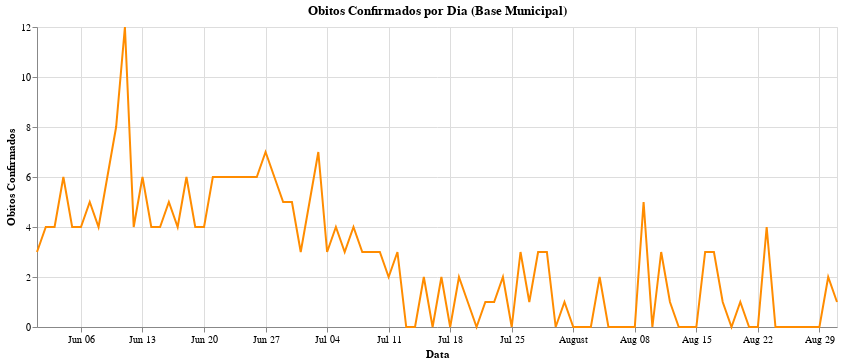

Notebook source saved alongside this figure:
### Code cell
graph_dm_obitosPorDia = alt.Chart(dm_obitosPorDia).mark_line().encode(
    alt.X('data:T', title='Data'),
    alt.Y('obitos_confirmados:Q', title='Obitos Confirmados'),
    color=alt.value('darkorange')
).properties(
    width=800,
    title='Obitos Confirmados por Dia (Base Municipal)'
)

graph_dm_obitosPorDia

### Figure 1 — Vega-Lite specification as saved in the notebook (floating-point values rounded to 4 significant figures)
{"config": {"view": {"continuousWidth": 400, "continuousHeight": 300}}, "data": {"name": "data-86e69fd79068368654854438faa44432"}, "mark": "line", "encoding": {"color": {"value": "darkorange"}, "x": {"type": "temporal", "field": "data", "title": "Data"}, "y": {"type": "quantitative", "field": "obitos_confirmados", "title": "Obitos Confirmados"}}, "title": "Obitos Confirmados por Dia (Base Municipal)", "width": 800, "$schema": "https://vega.github.io/schema/vega-lite/v4.8.1.json", "datasets": {"data-86e69fd79068368654854438faa44432": [{"data": "2021-06-01", "obitos_confirmados": 3, "media_movel": null}, {"data": "2021-06-02", "obitos_confirmados": 4, "media_movel": null}, {"data": "2021-06-03", "obitos_confirmados": 4, "media_movel": null}, {"data": "2021-06-04", "obitos_confirmados": 6, "media_movel": null}, {"data": "2021-06-05", "obitos_confirmados": 4, "media_movel": null}, {"data": "2021-06-06", "obitos_confirmados": 4, "media_movel": null}, {"data": "2021-06-07", "obitos_confirmados": 5, "media_movel": 4.286}, {"data": "2021-06-08", "obitos_confirmados": 4, "media_movel": 4.429}, {"data": "2021-06-09", "obitos_confirmados": 6, "media_movel": 4.714}, {"data": "2021-06-10", "obitos_confirmados": 8, "media_movel": 5.286}, {"data": "2021-06-11", "obitos_confirmados": 12, "media_movel": 6.143}, {"data": "2021-06-12", "obitos_confirmados": 4, "media_movel": 6.143}, {"data": "2021-06-13", "obitos_confirmados": 6, "media_movel": 6.429}, {"data": "2021-06-14", "obitos_confirmados": 4, "media_movel": 6.286}, {"data": "2021-06-15", "obitos_confirmados": 4, "media_movel": 6.286}, {"data": "2021-06-16", "obitos_confirmados": 5, "media_movel": 6.143}, {"data": "2021-06-17", "obitos_confirmados": 4, "media_movel": 5.571}, {"data": "2021-06-18", "obitos_confirmados": 6, "media_movel": 4.714}, {"data": "2021-06-19", "obitos_confirmados": 4, "media_movel": 4.714}, {"data": "2021-06-20", "obitos_confirmados": 4, "media_movel": 4.429}, {"data": "2021-06-21", "obitos_confirmados": 6, "media_movel": 4.714}, {"data": "2021-06-22", "obitos_confirmados": 6, "media_movel": 5.0}, {"data": "2021-06-23", "obitos_confirmados": 6, "media_movel": 5.143}, {"data": "2021-06-24", "obitos_confirmados": 6, "media_movel": 5.429}, {"data": "2021-06-25", "obitos_confirmados": 6, "media_movel": 5.429}, {"data": "2021-06-26", "obitos_confirmados": 6, "media_movel": 5.714}, {"data": "2021-06-27", "obitos_confirmados": 7, "media_movel": 6.143}, {"data": "2021-06-28", "obitos_confirmados": 6, "media_movel": 6.143}, {"data": "2021-06-29", "obitos_confirmados": 5, "media_movel": 6.0}, {"data": "2021-06-30", "obitos_confirmados": 5, "media_movel": 5.857}, {"data": "2021-07-01", "obitos_confirmados": 3, "media_movel": 5.429}, {"data": "2021-07-03", "obitos_confirmados": 7, "media_movel": 5.571}, {"data": "2021-07-04", "obitos_confirmados": 3, "media_movel": 5.143}, {"data": "2021-07-05", "obitos_confirmados": 4, "media_movel": 4.714}, {"data": "2021-07-06", "obitos_confirmados": 3, "media_movel": 4.286}, {"data": "2021-07-07", "obitos_confirmados": 4, "media_movel": 4.143}, {"data": "2021-07-08", "obitos_confirmados": 3, "media_movel": 3.857}, {"data": "2021-07-09", "obitos_confirmados": 3, "media_movel": 3.857}, {"data": "2021-07-10", "obitos_confirmados": 3, "media_movel": 3.286}, {"data": "2021-07-11", "obitos_confirmados": 2, "media_movel": 3.143}, {"data": "2021-07-12", "obitos_confirmados": 3, "media_movel": 3.0}, {"data": "2021-07-13", "obitos_confirmados": 0, "media_movel": 2.571}, {"data": "2021-07-14", "obitos_confirmados": 0, "media_movel": 2.0}, {"data": "2021-07-15", "obitos_confirmados": 2, "media_movel": 1.857}, {"data": "2021-07-16", "obitos_confirmados": 0, "media_movel": 1.429}, {"data": "2021-07-17", "obitos_confirmados": 2, "media_movel": 1.286}, {"data": "2021-07-18", "obitos_confirmados": 0, "media_movel": 1.0}, {"data": "2021-07-19", "obitos_confirmados": 2, "media_movel": 0.8571}, {"data": "2021-07-20", "obitos_confirmados": 1, "media_movel": 1.0}, {"data": "2021-07-21", "obitos_confirmados": 0, "media_movel": 1.0}, {"data": "2021-07-22", "obitos_confirmados": 1, "media_movel": 0.8571}, {"data": "2021-07-23", "obitos_confirmados": 1, "media_movel": 1.0}, {"data": "2021-07-24", "obitos_confirmados": 2, "media_movel": 1.0}, {"data": "2021-07-25", "obitos_confirmados": 0, "media_movel": 1.0}, {"data": "2021-07-26", "obitos_confirmados": 3, "media_movel": 1.143}, {"data": "2021-07-27", "obitos_confirmados": 1, "media_movel": 1.143}, {"data": "2021-07-28", "obitos_confirmados": 3, "media_movel": 1.571}, {"data": "2021-07-29", "obitos_confirmados": 3, "media_movel": 1.857}, {"data": "2021-07-30", "obitos_confirmados": 0, "media_movel": 1.714}, {"data": "2021-07-31", "obitos_confirmados": 1, "media_movel": 1.571}, {"data": "2021-08-01", "obitos_confirmados": 0, "media_movel": 1.571}, {"data": "2021-08-02", "obitos_confirmados": 0, "media_movel": 1.143}, {"data": "2021-08-03", "obitos_confirmados": 0, "media_movel": 1.0}, {"data": "2021-08-04", "obitos_confirmados": 2, "media_movel": 0.8571}, {"data": "2021-08-05", "obitos_confirmados": 0, "media_movel": 0.4286}, {"data": "2021-08-06", "obitos_confirmados": 0, "media_movel": 0.4286}, {"data": "2021-08-07", "obitos_confirmados": 0, "media_movel": 0.2857}, {"data": "2021-08-08", "obitos_confirmados": 0, "media_movel": 0.2857}, {"data": "2021-08-09", "obitos_confirmados": 5, "media_movel": 1.0}, {"data": "2021-08-10", "obitos_confirmados": 0, "media_movel": 1.0}, {"data": "2021-08-11", "obitos_confirmados": 3, "media_movel": 1.143}, {"data": "2021-08-12", "obitos_confirmados": 1, "media_movel": 1.286}, {"data": "2021-08-13", "obitos_confirmados": 0, "media_movel": 1.286}, {"data": "2021-08-14", "obitos_confirmados": 0, "media_movel": 1.286}, {"data": "2021-08-15", "obitos_confirmados": 0, "media_movel": 1.286}, {"data": "2021-08-16", "obitos_confirmados": 3, "media_movel": 1.0}, {"data": "2021-08-17", "obitos_confirmados": 3, "media_movel": 1.429}, {"data": "2021-08-18", "obitos_confirmados": 1, "media_movel": 1.143}, {"data": "2021-08-19", "obitos_confirmados": 0, "media_movel": 1.0}, {"data": "2021-08-20", "obitos_confirmados": 1, "media_movel": 1.143}, {"data": "2021-08-21", "obitos_confirmados": 0, "media_movel": 1.143}, {"data": "2021-08-22", "obitos_confirmados": 0, "media_movel": 1.143}, {"data": "2021-08-23", "obitos_confirmados": 4, "media_movel": 1.286}, {"data": "2021-08-24", "obitos_confirmados": 0, "media_movel": 0.8571}, {"data": "2021-08-25", "obitos_confirmados": 0, "media_movel": 0.7143}, {"data": "2021-08-26", "obitos_confirmados": 0, "media_movel": 0.7143}, {"data": "2021-08-27", "obitos_confirmados": 0, "media_movel": 0.5714}, {"data": "2021-08-28", "obitos_confirmados": 0, "media_movel": 0.5714}, {"data": "2021-08-29", "obitos_confirmados": 0, "media_movel": 0.5714}, {"data": "2021-08-30", "obitos_confirmados": 2, "media_movel": 0.2857}, {"data": "2021-08-31", "obitos_confirmados": 1, "media_movel": 0.4286}]}}
